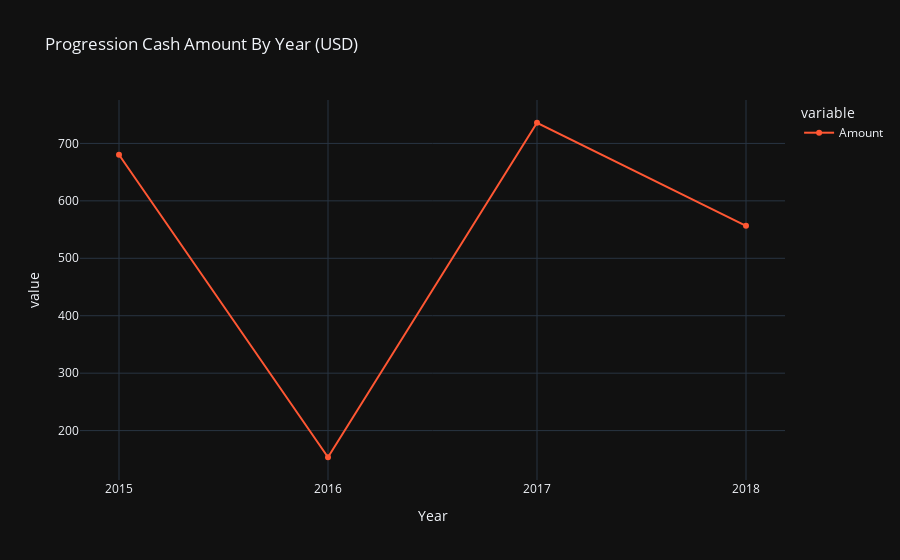
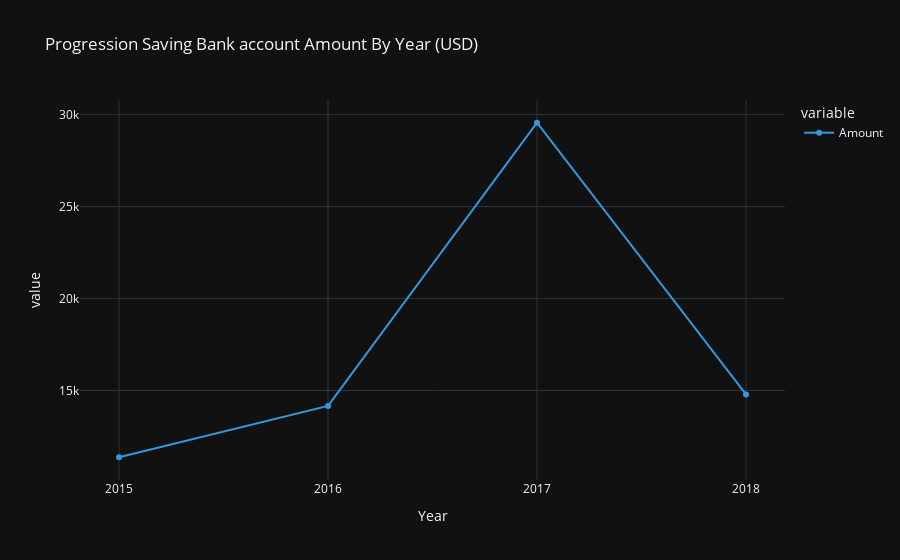
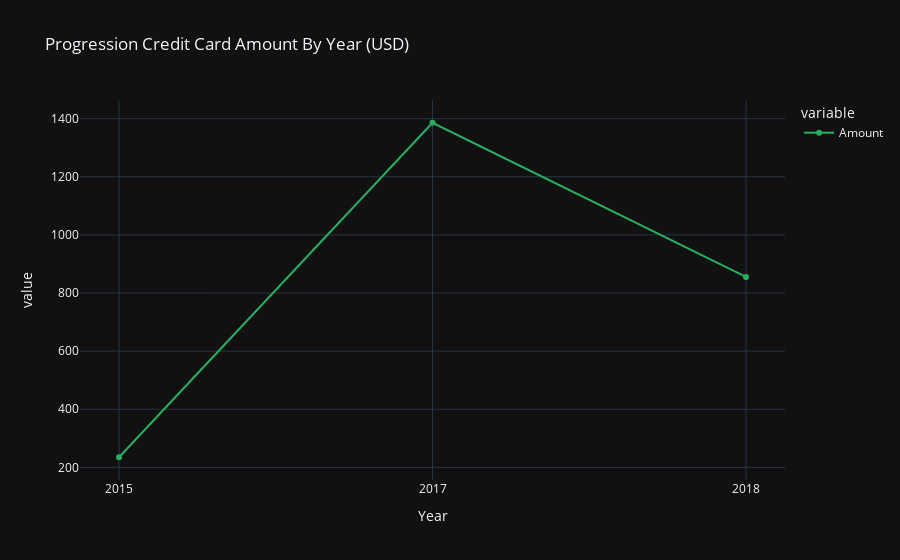

The cell these charts' notebook holds for them, in order:
### Code cell
#Progression par an pour chaque type de mode
mode=data['Mode'].unique().tolist()
data_mode_amount_year = data.groupby(['Mode','Year'])['Amount'].sum().round(2)
#Déclaration des couleurs
colors = ['#FF5733', '#3498db', '#27ae60', '#f39c12','#FF5713', '#3498cb', '#27ae50', '#f39c02']

j=0
for m in mode:
    iplot(px.line(
        data_mode_amount_year.get(m),
        title=f'Progression {m} Amount By Year (USD)',
        color_discrete_sequence=[colors[j]],
        template='plotly_dark',
        markers=True
    )) 
    j+=1

### Figure 1 — Plotly figure (JSON) as saved in the notebook; plotly's stock layout.template omitted (floating-point values rounded to 4 significant figures)
{"data": [{"hovertemplate": "variable=Amount<br>Year=%{x}<br>value=%{y}<extra></extra>", "legendgroup": "Amount", "line": {"color": "#FF5733", "dash": "solid"}, "marker": {"symbol": "circle"}, "mode": "lines+markers", "name": "Amount", "orientation": "v", "showlegend": true, "type": "scatter", "x": ["2015", "2016", "2017", "2018"], "xaxis": "x", "y": [680.3, 153.6, 736.0, 556.5], "yaxis": "y"}], "layout": {"legend": {"title": {"text": "variable"}, "tracegroupgap": 0}, "title": {"text": "Progression Cash Amount By Year (USD)"}, "xaxis": {"anchor": "y", "domain": [0, 1], "title": {"text": "Year"}}, "yaxis": {"anchor": "x", "domain": [0, 1], "title": {"text": "value"}}}}

### Figure 2 — Plotly figure (JSON) as saved in the notebook; plotly's stock layout.template omitted (floating-point values rounded to 4 significant figures)
{"data": [{"hovertemplate": "variable=Amount<br>Year=%{x}<br>value=%{y}<extra></extra>", "legendgroup": "Amount", "line": {"color": "#3498db", "dash": "solid"}, "marker": {"symbol": "circle"}, "mode": "lines+markers", "name": "Amount", "orientation": "v", "showlegend": true, "type": "scatter", "x": ["2015", "2016", "2017", "2018"], "xaxis": "x", "y": [11370.0, 14160.0, 29560.0, 14790.0], "yaxis": "y"}], "layout": {"legend": {"title": {"text": "variable"}, "tracegroupgap": 0}, "title": {"text": "Progression Saving Bank account Amount By Year (USD)"}, "xaxis": {"anchor": "y", "domain": [0, 1], "title": {"text": "Year"}}, "yaxis": {"anchor": "x", "domain": [0, 1], "title": {"text": "value"}}}}

### Figure 3 — Plotly figure (JSON) as saved in the notebook; plotly's stock layout.template omitted (floating-point values rounded to 4 significant figures)
{"data": [{"hovertemplate": "variable=Amount<br>Year=%{x}<br>value=%{y}<extra></extra>", "legendgroup": "Amount", "line": {"color": "#27ae60", "dash": "solid"}, "marker": {"symbol": "circle"}, "mode": "lines+markers", "name": "Amount", "orientation": "v", "showlegend": true, "type": "scatter", "x": ["2015", "2017", "2018"], "xaxis": "x", "y": [235.0, 1386.0, 855.5], "yaxis": "y"}], "layout": {"legend": {"title": {"text": "variable"}, "tracegroupgap": 0}, "title": {"text": "Progression Credit Card Amount By Year (USD)"}, "xaxis": {"anchor": "y", "domain": [0, 1], "title": {"text": "Year"}}, "yaxis": {"anchor": "x", "domain": [0, 1], "title": {"text": "value"}}}}
